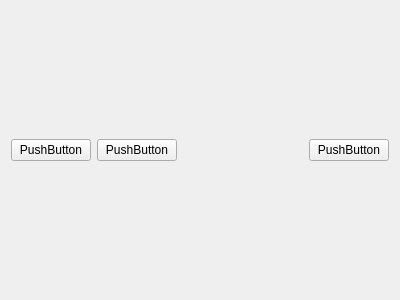
<?xml version="1.0" encoding="UTF-8"?>
<ui version="4.0">
 <class>FormMain</class>
 <widget class="QWidget" name="FormMain">
  <property name="geometry">
   <rect>
    <x>0</x>
    <y>0</y>
    <width>400</width>
    <height>300</height>
   </rect>
  </property>
  <property name="windowTitle">
   <string>Form</string>
  </property>
  <layout class="QVBoxLayout" name="verticalLayout" stretch="0">
   <item>
    <layout class="QHBoxLayout" name="horizontalLayout">
     <item>
      <widget class="QPushButton" name="pushButton_3">
       <property name="text">
        <string>PushButton</string>
       </property>
      </widget>
     </item>
     <item>
      <widget class="QPushButton" name="pushButton_2">
       <property name="text">
        <string>PushButton</string>
       </property>
      </widget>
     </item>
     <item>
      <spacer name="horizontalSpacer">
       <property name="orientation">
        <enum>Qt::Horizontal</enum>
       </property>
       <property name="sizeHint" stdset="0">
        <size>
         <width>40</width>
         <height>20</height>
        </size>
       </property>
      </spacer>
     </item>
     <item>
      <widget class="QPushButton" name="pushButton">
       <property name="text">
        <string>PushButton</string>
       </property>
      </widget>
     </item>
    </layout>
   </item>
  </layout>
 </widget>
 <resources/>
 <connections/>
</ui>
